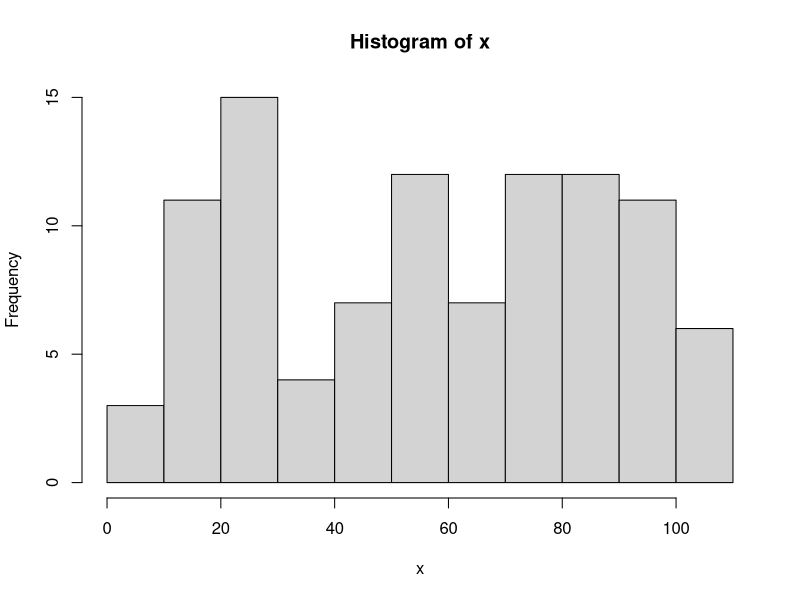
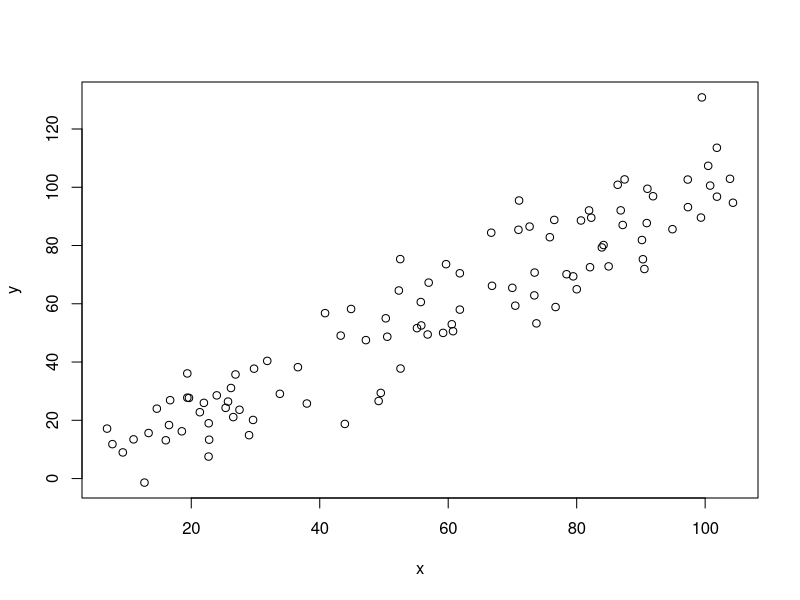

These figures' R source, in order:
## Ryan Elmore
## Testing RStudio/Git Integration
## 17 July 2013

e <- rnorm(100, s = 10)
x <- 5 + 10*runif(100, 0, 10)
hist(x)
y <- x + e
plot(x, y)
## another
## huh?
## what the f
## sonofa